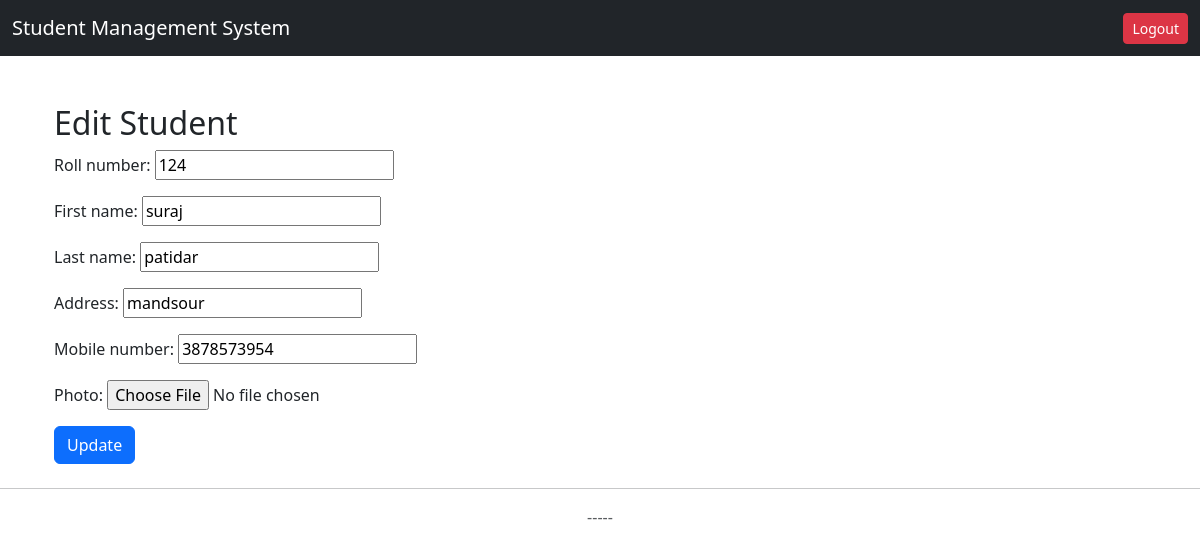
The page /edit/11/ (signed in) on the database its author committed.
### student_app/models.py (models this page shows, shortened)
class Student(models.Model):
    roll_number = models.IntegerField()
    first_name = models.CharField(max_length=30)
    last_name = models.CharField(max_length=30)
    address = models.CharField(max_length=50, blank=True, null=True)
    mobile_number = models.CharField(max_length=15)
    photo = models.ImageField(upload_to='student_photos/', null=True, blank=True)  # <-- yaha add

### student_app/views.py (the view)
# urls.py: path('edit/<int:pk>/', views.edit_student, name='student_edit'),
@login_required
def edit_student(request, pk):
    student = get_object_or_404(Student, pk=pk)
    if request.method == "POST":
        form = StudentForm(request.POST, instance=student)  # yaha form use karo
        if form.is_valid():
            form.save()
            return redirect('student_list')
    else:
        form = StudentForm(instance=student)
    return render(request, 'student_app/edit_student.html', {'form': form})

### student_app/forms.py
class StudentForm(forms.ModelForm):
    class Meta:
        model = Student
        fields = ['roll_number', 'first_name', 'last_name', 'address', 'mobile_number','photo']

### templates/student_app/edit_student.html (shortened to what this page needs)
{% extends "base.html" %}
{% block content %}
<div class="container mt-5">
    <h2>Edit Student</h2>
    <form method="post">
        {{ form.as_p }}
        <button type="submit" class="btn btn-primary">Update</button>
    </form>
</div>
{% endblock %}

### rows shown on the page
Student: roll_number "124", first_name "suraj", last_name "patidar", address "mandsour", mobile_number "3878573954"
